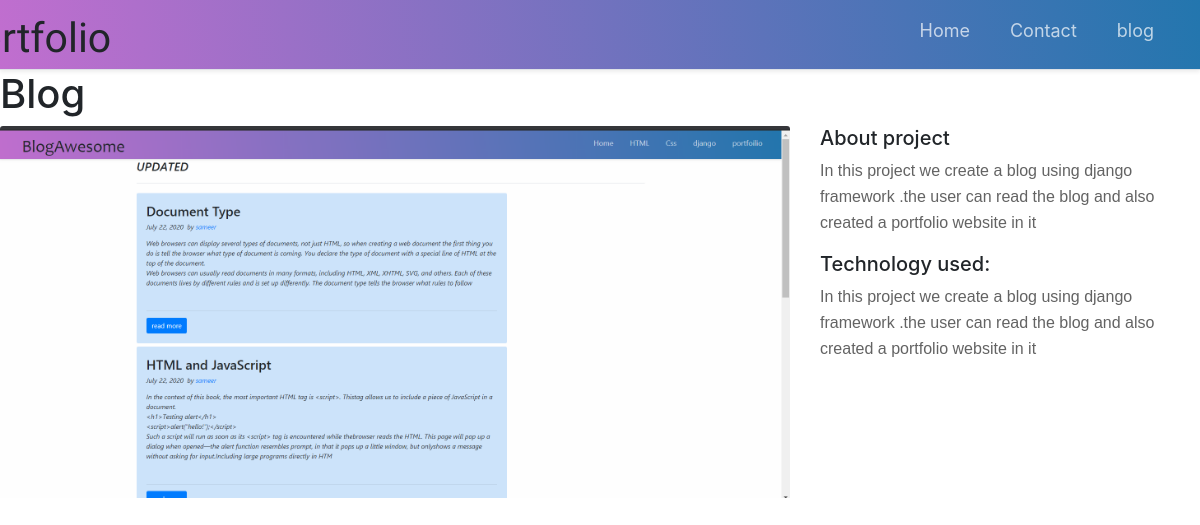
The app's page /projects/2 with its own data.
### projects/models.py (models this page shows, shortened)
class Project(models.Model):
	title = models.CharField(max_length=100)
	description = models.TextField()
	technology = models.CharField(max_length=20)
	image=models.ImageField(upload_to="projects/images")

### projects/views.py (the view)
# urls.py: path('<int:pk>',views.project_detail, name='project_detail'),
def project_detail(request,pk):
	project = Project.objects.get(pk=pk)
	content = {
		'project':project
	}
	return render(request,'project_detail.html',content)

### projects/templates/project_detail.html
{% extends 'base.html' %}
{% load static %}
{% block content %}
<h1>{{ project.title}}</h1>
<div class="row">
    <div class="col-md-8">
        <img class="card-img-top"  src="{{ project.image.url }}">
    </div>
    <div class="col-md-4">
        <h5>About project</h5>
        <p>{{project.description}}</p>
        <h5>Technology used:</h5>
        <p>{{project.description}}</p>
    </div>
</div>
{% endblock %}

### main/static/css/base.css (style rules this page uses)
* { box-sizing: border-box; padding: 0; margin: 0; }

### projects/static/css/contact.css (style rules this page uses)
.row { display: -ms-flexbox; display: flex; -ms-flex-wrap: wrap; flex-wrap: wrap; margin-right: -15px; margin-left: -15px; }
p { font-size: 16px; font-family: "Muli", sans-serif; color: #636363; font-weight: 400; line-height: 26px; margin: 0 0 15px 0; }

### records on screen
Project: title "Blog", image (picture), description "In this project we create a blog using django framework .the user can read the blog and also created a portfolio website in it"
